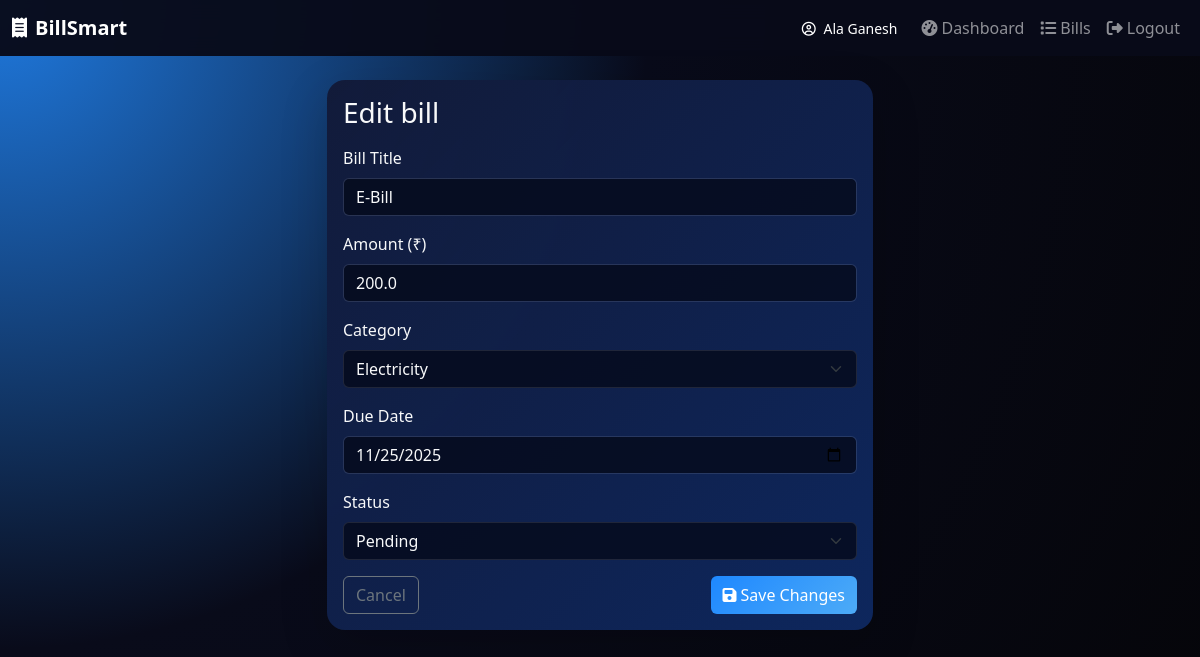
Before: /edit_bill/2 (signed in) with the older database file.
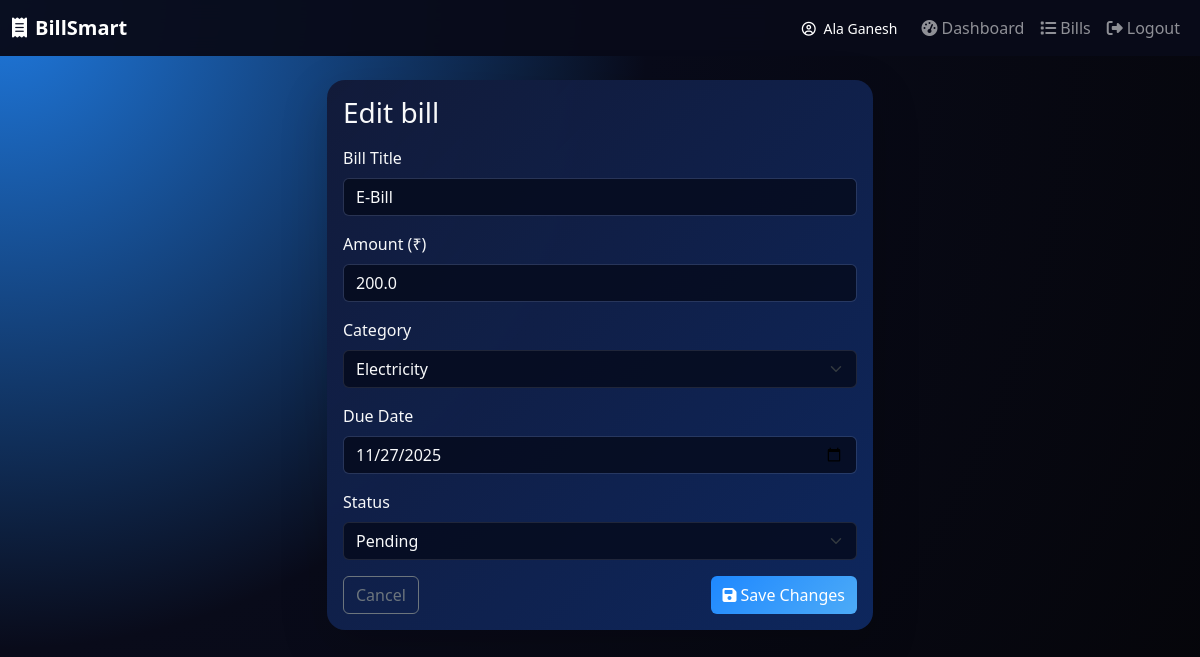
After: the same page with the newer database file.
### app.py (models this page shows)
class Bill(db.Model):
    __tablename__ = "bills"
    id = db.Column(db.Integer, primary_key=True)
    user_id = db.Column(db.Integer, db.ForeignKey("users.id"), nullable=False)
    title = db.Column(db.String(255), nullable=False)
    amount = db.Column(db.Float, nullable=False)
    category = db.Column(db.String(100), nullable=False)
    due_date = db.Column(db.Date, nullable=False)
    status = db.Column(db.String(50), default="pending")
    created_at = db.Column(db.DateTime, default=datetime.utcnow)
    user = db.relationship("User", backref="bills")

### app.py (the view, shortened to what this page needs)
@app.route("/edit_bill/<int:bill_id>", methods=["GET", "POST"])
@login_required
def edit_bill(bill_id):
    bill = Bill.query.get_or_404(bill_id)
    return render_template("edit_bill.html", bill=bill)

### app.py (called while the page is built)
def login_required(f):
    from functools import wraps
    @wraps(f)
    def wrapper(*args, **kwargs):
        if "user_id" not in session:
            flash("Please login first!", "warning")
            return redirect("/login")
        return f(*args, **kwargs)
    return wrapper

### templates/edit_bill.html (shortened to what this page needs)
{% extends "base.html" %}
{% block content %}
<div class="row justify-content-center">
    <div class="col-md-7 col-lg-6">
        <div class="card app-card shadow-lg">
            <div class="card-body">
                <h3 class="card-title mb-3">Edit bill</h3>
                <form method="POST">
                    <div class="mb-3">
                        <label class="form-label">Bill Title</label>
                        <input name="title" type="text" class="form-control" value="{{ bill.title }}" required>
                    </div>
                    <div class="mb-3">
                        <label class="form-label">Amount (₹)</label>
                        <input name="amount" type="number" step="0.01" class="form-control" value="{{ bill.amount }}" required>
                    </div>
                    <div class="mb-3">
                        <label class="form-label">Category</label>
                        <select name="category" class="form-select" required>
                            <option value="Electricity" {{ "selected" if bill.category=="Electricity" }}>Electricity</option>
                        </select>
                    </div>
                    <div class="mb-3">
                        <label class="form-label">Due Date</label>
                        <input name="due_date" type="date" class="form-control" value="{{ bill.due_date.isoformat() }}" required>
                    </div>
                    <div class="mb-3">
                        <label class="form-label">Status</label>
                        <select name="status" class="form-select">
                            <option value="pending" {{ "selected" if bill.status=="pending" }}>Pending</option>
                        </select>
                    </div>
                    <div class="d-flex justify-content-between">
                        <a href="{{ url_for('bills') }}" class="btn btn-outline-secondary">Cancel</a>
                        <button class="btn btn-primary" type="submit">
                            <i class="fa-solid fa-floppy-disk me-1"></i>Save Changes
                        </button>
                    </div>
                </form>
            </div>
        </div>
    </div>
</div>
{% endblock %}

Changed rows visible on the page:
changed Bill "E-Bill": due_date "11/25/2025" → "11/27/2025"
